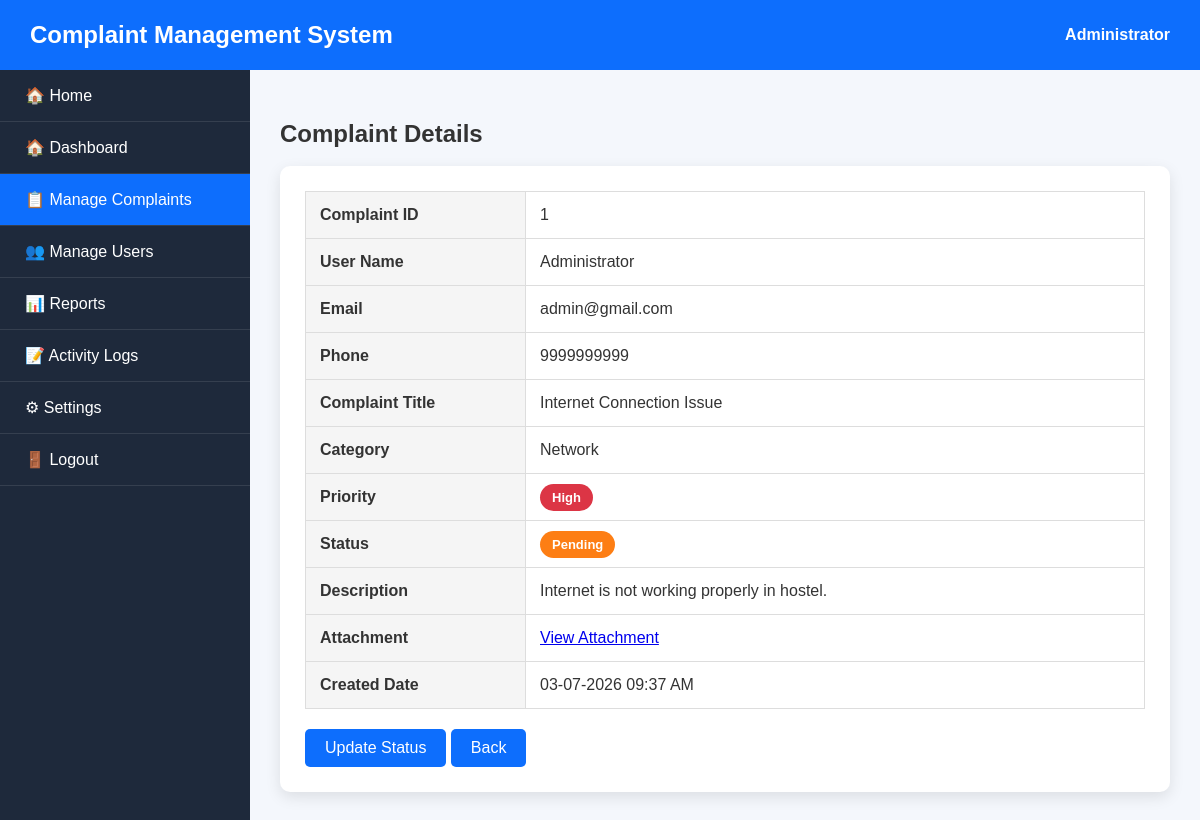
Page /admin/complaint_details.php?id=1 on the committed database.
### tables this page shows
CREATE TABLE complaints (

    id INT AUTO_INCREMENT PRIMARY KEY,

    user_id INT NOT NULL,

    title VARCHAR(255) NOT NULL,

    category VARCHAR(100) NOT NULL,

    priority ENUM('Low','Medium','High') DEFAULT 'Medium',

    description TEXT NOT NULL,

    attachment VARCHAR(255),

    status ENUM(
        'Pending',
        'In Progress',
        'Resolved',
        'Rejected'
    ) DEFAULT 'Pending',

    admin_remarks TEXT,

    created_at TIMESTAMP DEFAULT CURRENT_TIMESTAMP,

    updated_at TIMESTAMP DEFAULT CURRENT_TIMESTAMP
    ON UPDATE CURRENT_TIMESTAMP,

    FOREIGN KEY (user_id)
    REFERENCES users(id)
    ON DELETE CASCADE

);

CREATE TABLE users (

    id INT AUTO_INCREMENT PRIMARY KEY,

    full_name VARCHAR(100) NOT NULL,

    email VARCHAR(100) NOT NULL UNIQUE,

    phone VARCHAR(15) NOT NULL,

    password VARCHAR(255) NOT NULL,

    role ENUM('admin','user') DEFAULT 'user',

    status ENUM('Active','Inactive') DEFAULT 'Active',

    created_at TIMESTAMP DEFAULT CURRENT_TIMESTAMP

);

### admin/complaint_details.php (the view, shortened to what this page needs)
<?php
require_once "../db_connect.php";
$id = $_GET['id'];
$sql = "SELECT complaints.*, users.full_name, users.email, users.phone
        FROM complaints
        INNER JOIN users
        ON complaints.user_id = users.id
        WHERE complaints.id=?";
$stmt = $conn->prepare($sql);
$stmt->execute([$id]);
$row = $stmt->fetch(PDO::FETCH_ASSOC);
?>
<!DOCTYPE html>
<html>
<head>
<link rel="stylesheet" href="../assets/admin.css">
<link rel="stylesheet" href="../assets/responsive.css">
</head>
<body>
<div class="admin-header">
<h2>Complaint Management System</h2>
<div class="admin-name">
Administrator
</div>
</div>
<div class="sidebar">
<ul>
<li><a href="../index.php">🏠 Home</a></li>
<li><a href="dashboard.php">🏠 Dashboard</a></li>
<li class="active">
<a href="complaints.php">📋 Manage Complaints</a>
</li>
<li><a href="users.php">👥 Manage Users</a></li>
<li><a href="reports.php">📊 Reports</a></li>
<li><a href="activity_logs.php">📝 Activity Logs</a></li>
<li><a href="settings.php">⚙ Settings</a></li>
<li><a href="../logout.php">🚪 Logout</a></li>
</ul>
</div>
<div class="main-content">
<h2>Complaint Details</h2>
<br>
<div class="details-box">
<table class="details-table">
<tr>
<td>Complaint ID</td>
<td><?php echo $row['id']; ?></td>
</tr>
<tr>
<td>User Name</td>
<td><?php echo htmlspecialchars($row['full_name']); ?></td>
</tr>
<tr>
<td>Email</td>
<td><?php echo htmlspecialchars($row['email']); ?></td>
</tr>
<tr>
<td>Phone</td>
<td><?php echo htmlspecialchars($row['phone']); ?></td>
</tr>
<tr>
<td>Complaint Title</td>
<td><?php echo htmlspecialchars($row['title']); ?></td>
</tr>
<tr>
<td>Category</td>
<td><?php echo htmlspecialchars($row['category']); ?></td>
</tr>
<tr>
<td>Priority</td>
<td>
<?php
if($row['priority']=="High")
echo "<span class='priority high'>High</span>";
elseif($row['priority']=="Medium")
echo "<span class='priority medium'>Medium</span>";
else
echo "<span class='priority low'>Low</span>";
?>
</td>
</tr>
<tr>
<td>Status</td>
<td>
<?php
if($row['status']=="Pending")
echo "<span class='status pending'>Pending</span>";
elseif($row['status']=="In Progress")
echo "<span class='status progress'>In Progress</span>";
elseif($row['status']=="Resolved")
echo "<span class='status resolved'>Resolved</span>";
else
echo "<span class='status rejected'>Rejected</span>";
?>
</td>
</tr>
<tr>
<td>Description</td>
<td><?php echo nl2br(htmlspecialchars($row['description'])); ?></td>
</tr>
<tr>
<td>Attachment</td>
<td>
<?php
if(!empty($row['attachment']))
{
?>
<a href="../uploads/<?php echo $row['attachment']; ?>" target="_blank">
View Attachment
</a>
<?php
}
else
{
echo "No Attachment";
}
?>
</td>
</tr>
<tr>
<td>Created Date</td>
<td><?php echo date("d-m-Y h:i A",strtotime($row['created_at'])); ?></td>
</tr>
</table>
<a href="update_status.php?id=<?php echo $row['id']; ?>" class="back-btn">
Update Status
</a>
<a href="complaints.php" class="back-btn">
Back
</a>
</div>
</div>
</body>
</html>

### assets/admin.css (style rules this page uses)
* { margin:0; padding:0; box-sizing:border-box; font-family:Arial, Helvetica, sans-serif; }
body { background:#f4f7fc; color:#333; }
.admin-header { width:100%; height:70px; background:#0d6efd; color:#fff; display:flex; justify-content:space-between; align-items:center; padding:0 30px; position:fixed; top:0; left:0; z-index:1000; }
.admin-header h2 { font-size:24px; }
.admin-header .admin-name { font-size:16px; font-weight:bold; }
.sidebar { position:fixed; top:70px; left:0; width:250px; height:100%; background:#1e293b; overflow-y:auto; }
.sidebar ul { list-style:none; }
.sidebar ul li { border-bottom:1px solid rgba(255,255,255,.1); }
.sidebar ul li a { display:block; color:#fff; text-decoration:none; padding:16px 25px; transition:.3s; }
.sidebar ul li a:hover, .sidebar ul li.active a { background:#0d6efd; }
.main-content { margin-left:250px; margin-top:90px; padding:30px; }
table { width:100%; border-collapse:collapse; }
table td { padding:14px; border-bottom:1px solid #ddd; }
.status { padding:6px 12px; border-radius:20px; color:#fff; font-size:13px; font-weight:bold; }
.pending { background:#ffc107; color:#000; }
.high { background:#dc3545; color:#fff; }
.priority { padding:6px 12px; border-radius:20px; font-size:13px; font-weight:bold; }

### admin/complaint_details.php (style rules this page uses)
.details-box { background:#fff; padding:25px; border-radius:10px; box-shadow:0 5px 15px rgba(0,0,0,.1); }
.details-table { width:100%; border-collapse:collapse; }
.details-table td { padding:14px; border:1px solid #ddd; }
.details-table td:first-child { width:220px; font-weight:bold; background:#f5f5f5; }
.back-btn { display:inline-block; margin-top:20px; background:#0d6efd; color:#fff; padding:10px 20px; text-decoration:none; border-radius:5px; }
.priority { padding:6px 12px; border-radius:20px; color:#fff; }
.high { background:#dc3545; }
.status { padding:6px 12px; border-radius:20px; color:#fff; }
.pending { background:#fd7e14; }

### rows in the picture
complaints: id "1", user.full_name "Administrator", user.email "admin@gmail.com", user.phone "9999999999", title "Internet Connection Issue", category "Network", description "Internet is not working properly in hostel.", created_at "03-07-2026 09:37 AM"
